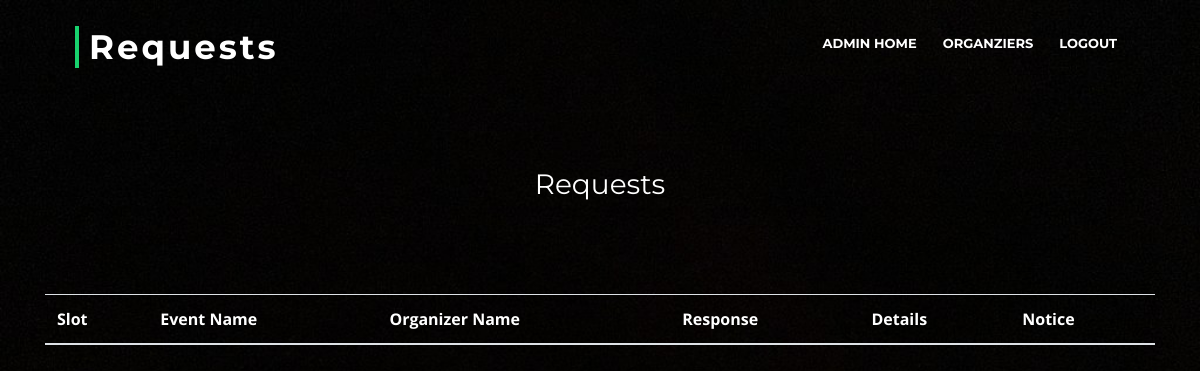
Before: /eventreq.php (signed in) with the older database file.
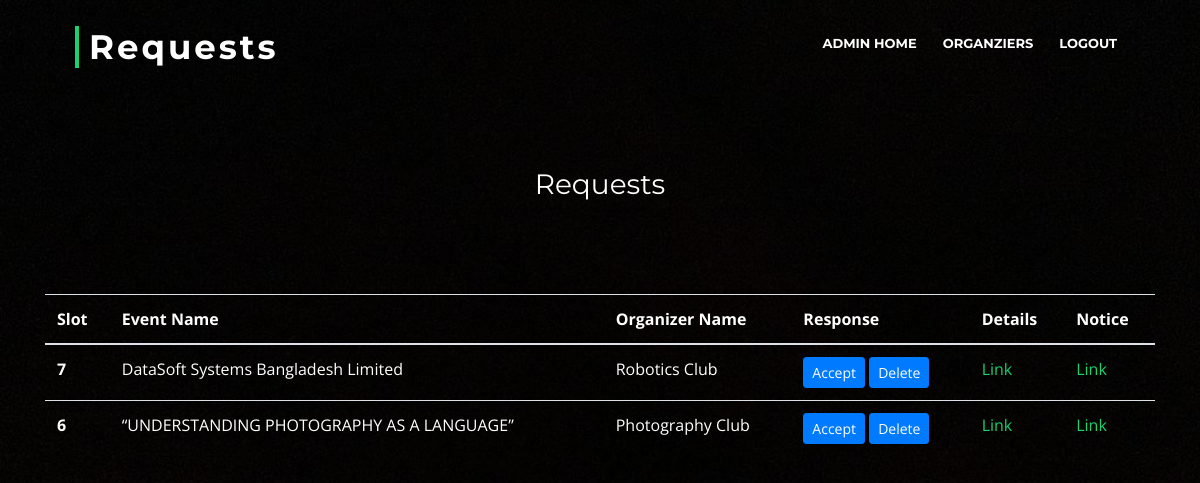
After: the same page with the newer database file.
### tables this page shows
CREATE TABLE `request_` (
  `EventID` int(11) NOT NULL,
  `accept` int(11) DEFAULT NULL,
  `SlotID` int(11) NOT NULL
);

CREATE TABLE `events` (
  `EventID` int(11) NOT NULL,
  `EventName` varchar(100) NOT NULL,
  `EventDescription` varchar(500) NOT NULL,
  `EventGuest` varchar(500) NOT NULL,
  `EventBudget` varchar(50) NOT NULL,
  `EventFileBanner` varchar(100) DEFAULT NULL,
  `ShortDescription` varchar(100) DEFAULT NULL,
  `OrganizerID` int(11) DEFAULT NULL
);

CREATE TABLE `organizer` (
  `OrganizerID` int(11) NOT NULL,
  `OrganizerName` varchar(100) NOT NULL,
  `OrganizerEmail` varchar(50) NOT NULL,
  `OrganizerContactNumber` varchar(20) NOT NULL,
  `OrganizerFileLogo` varchar(100) DEFAULT NULL,
  `OrganizerDescription` varchar(500) NOT NULL,
  `OrganizerPass` varchar(100) DEFAULT NULL
);

### eventreq.php (the view, shortened to what this page needs)
<?php
    $servername = "localhost";
    $username = "root";
    $password = "";
    $database = "eventadministration";
    $conn = mysqli_connect($servername,$username,$password,$database);
    ?>
<!DOCTYPE html>
<html>
<head>
  <link href="lib/bootstrap/css/bootstrap.min.css" rel="stylesheet">
  <link href="lib/font-awesome/css/font-awesome.min.css" rel="stylesheet">
  <link href="lib/animate/animate.min.css" rel="stylesheet">
  <link href="lib/ionicons/css/ionicons.min.css" rel="stylesheet">
  <link href="lib/owlcarousel/assets/owl.carousel.min.css" rel="stylesheet">
  <link href="lib/lightbox/css/lightbox.min.css" rel="stylesheet">
  <link href="css/style.css" rel="stylesheet">
</head>
<body>
	<br><br><br><br><br>
	<header id="header">
    <div class="container-fluid">
      <div id="logo" class="pull-left">
        <h1><a href="#intro" class="scrollto">Requests</a></h1>
      </div>
      <nav id="nav-menu-container">
        <ul class="nav-menu">
          <li><a href="welcomeadmin.php">Admin Home</a></li>
          <li><a href="org.php">Organziers</a></li>
		  <li><a href="logout.php">Logout</a></li>
        </ul>
      </nav>
    </div>
	</header>
	<br><br>
    <div style="text-align:center">
    <h3 class="page-header">Requests</h3>
    </div>
    <br><br>
    <div class="container my-4">
  <table class="table" id="myTable">
  <thead>
    <tr>
      <th scope="col">Slot</th>
      <th scope="col">Event Name</th>
      <th scope="col">Organizer Name</th>
      <th scope="col">Response</th>
      <th scope="col">Details</th>
      <th scope="col">Notice</th>
    </tr>
  </thead>
  <tbody>
  <?php
       $que = "SELECT organizer.OrganizerID as oid,OrganizerName,events.EventID as  eid,EventName,EventDescription,SlotID
              FROM request_ join events on request_.EventID=events.EventID
                            JOIN organizer on events.OrganizerID=organizer.OrganizerID
              where accept is NULL";
       $res = mysqli_query($conn,$que);
       while($row = mysqli_fetch_assoc($res))
       {
          echo "<tr>
          <th scope='row'>". $row['SlotID']. "</th>
          <td>". $row['EventName'] . "</td>
          <td>". $row['OrganizerName'] . "</td>
          <td> <button class='accept btn btn-sm btn-primary' id=d".$row['eid'].">Accept</button>  <button class='delete btn btn-sm btn-primary' id=d".$row['eid'].">Delete</button></td>
          <td><a href='adetails.php?eid=". $row['eid'] ."'>Link</a></td>
          <td><a href='notice.php?oid=". $row['oid'] ."&oname=".$row['OrganizerName']."&eid=".$row['eid']."&ename=".$row['EventName']."'>Link</a></td>
        </tr>";
       }
 ?>
  </tbody>
</table>
</body>
</html>

### css/style.css (style rules this page uses)
body { color: #666666; font-family: "Open Sans", sans-serif; }
a { color: #18d26e; transition: 0.5s; }
h1, h2, h3, h4, h5, h6 { font-family: "Montserrat", sans-serif; font-weight: 400; margin: 0 0 20px 0; padding: 0; }
#header { padding: 30px 0; height: 92px; position: fixed; left: 0; top: 0; right: 0; transition: all 0.5s; z-index: 997; }
#header #logo { float: left; }
@media (min-width: 1024px) { #header #logo { padding-left: 60px; } }
#header #logo h1 { font-size: 34px; margin: 0; padding: 0; line-height: 1; font-family: "Montserrat", sans-serif; font-weight: 700; letter-spacing: 3px; }
#header #logo h1 a, #header #logo h1 a:hover { color: #fff; padding-left: 10px; border-left: 4px solid #18d26e; }
.nav-menu, .nav-menu * { margin: 0; padding: 0; list-style: none; }
.nav-menu li { position: relative; white-space: nowrap; }
.nav-menu > li { float: left; }
#nav-menu-container { float: right; margin: 0; }
@media (min-width: 1024px) { #nav-menu-container { padding-right: 60px; } }
.nav-menu a { padding: 0 8px 10px 8px; text-decoration: none; display: inline-block; color: #fff; font-family: "Montserrat", sans-serif; font-weight: 700; font-size: 13px; text-transform: uppercase; outline: none; }
.nav-menu > li { margin-left: 10px; }

### eventreq.php (style rules this page uses)
body { background: url("img/black.jpg"); background-size:cover; background-repeat:repeat-y; color:white; }

Changed rows visible on the page:
added request_: SlotID "7", EventID.EventName "DataSoft Systems Bangladesh Limited", organizer.OrganizerName "Robotics Club"
added request_: SlotID "6", EventID.EventName "“UNDERSTANDING PHOTOGRAPHY AS A LANGUAGE”", organizer.OrganizerName "Photography Club"
